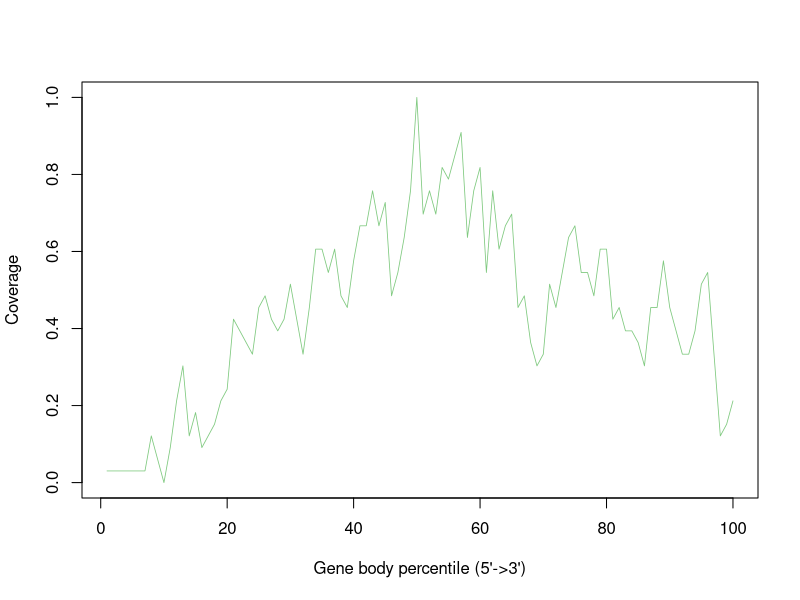

Write R code to recreate this figure.
GSM4486058_Aligned.sortedByCoord_sorted.out <- c(0.030303030303030304,0.030303030303030304,0.030303030303030304,0.030303030303030304,0.030303030303030304,0.030303030303030304,0.030303030303030304,0.12121212121212122,0.06060606060606061,0.0,0.09090909090909091,0.21212121212121213,0.30303030303030304,0.12121212121212122,0.18181818181818182,0.09090909090909091,0.12121212121212122,0.15151515151515152,0.21212121212121213,0.24242424242424243,0.42424242424242425,0.3939393939393939,0.36363636363636365,0.3333333333333333,0.45454545454545453,0.48484848484848486,0.42424242424242425,0.3939393939393939,0.42424242424242425,0.5151515151515151,0.42424242424242425,0.3333333333333333,0.45454545454545453,0.6060606060606061,0.6060606060606061,0.5454545454545454,0.6060606060606061,0.48484848484848486,0.45454545454545453,0.5757575757575758,0.6666666666666666,0.6666666666666666,0.7575757575757576,0.6666666666666666,0.7272727272727273,0.48484848484848486,0.5454545454545454,0.6363636363636364,0.7575757575757576,1.0,0.696969696969697,0.7575757575757576,0.696969696969697,0.8181818181818182,0.7878787878787878,0.8484848484848485,0.9090909090909091,0.6363636363636364,0.7575757575757576,0.8181818181818182,0.5454545454545454,0.7575757575757576,0.6060606060606061,0.6666666666666666,0.696969696969697,0.45454545454545453,0.48484848484848486,0.36363636363636365,0.30303030303030304,0.3333333333333333,0.5151515151515151,0.45454545454545453,0.5454545454545454,0.6363636363636364,0.6666666666666666,0.5454545454545454,0.5454545454545454,0.48484848484848486,0.6060606060606061,0.6060606060606061,0.42424242424242425,0.45454545454545453,0.3939393939393939,0.3939393939393939,0.36363636363636365,0.30303030303030304,0.45454545454545453,0.45454545454545453,0.5757575757575758,0.45454545454545453,0.3939393939393939,0.3333333333333333,0.3333333333333333,0.3939393939393939,0.5151515151515151,0.5454545454545454,0.3333333333333333,0.12121212121212122,0.15151515151515152,0.21212121212121213)


pdf("GSM4486058.geneBodyCoverage.curves.pdf")
x=1:100
icolor = colorRampPalette(c("#7fc97f","#beaed4","#fdc086","#ffff99","#386cb0","#f0027f"))(1)
plot(x,GSM4486058_Aligned.sortedByCoord_sorted.out,type='l',xlab="Gene body percentile (5'->3')", ylab="Coverage",lwd=0.8,col=icolor[1])
dev.off()
